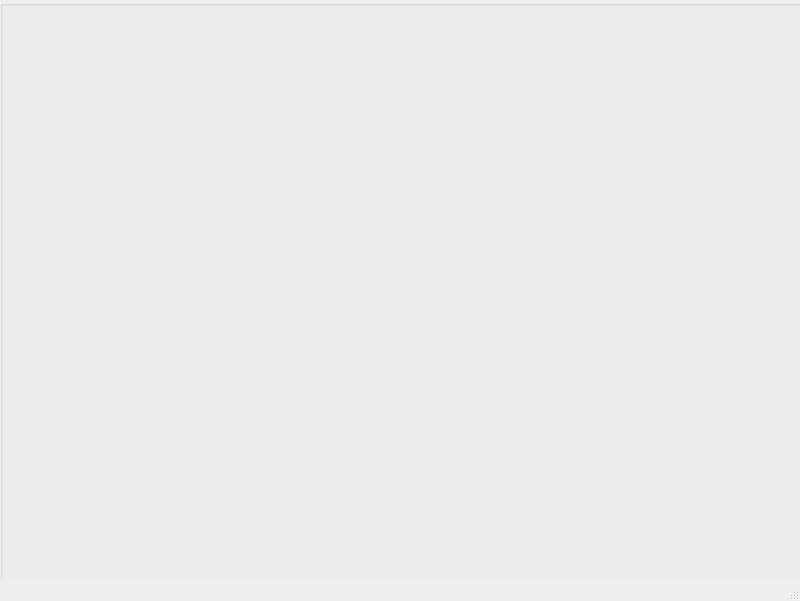
<?xml version="1.0" encoding="UTF-8"?>
<ui version="4.0">
 <class>MainWindow</class>
 <widget class="QMainWindow" name="MainWindow">
  <property name="geometry">
   <rect>
    <x>0</x>
    <y>0</y>
    <width>800</width>
    <height>601</height>
   </rect>
  </property>
  <property name="windowTitle">
   <string>MainWindow</string>
  </property>
  <widget class="QWidget" name="centralwidget">
   <widget class="QGroupBox" name="groupBox">
    <property name="geometry">
     <rect>
      <x>0</x>
      <y>0</y>
      <width>821</width>
      <height>601</height>
     </rect>
    </property>
    <property name="styleSheet">
     <string notr="true">background-image:url('C:/Users/USER/Desktop/CUI/logo.jpeg')</string>
    </property>
    <property name="title">
     <string/>
    </property>
   </widget>
  </widget>
  <widget class="QMenuBar" name="menubar">
   <property name="geometry">
    <rect>
     <x>0</x>
     <y>0</y>
     <width>800</width>
     <height>26</height>
    </rect>
   </property>
  </widget>
  <widget class="QStatusBar" name="statusbar"/>
 </widget>
 <resources/>
 <connections/>
</ui>
